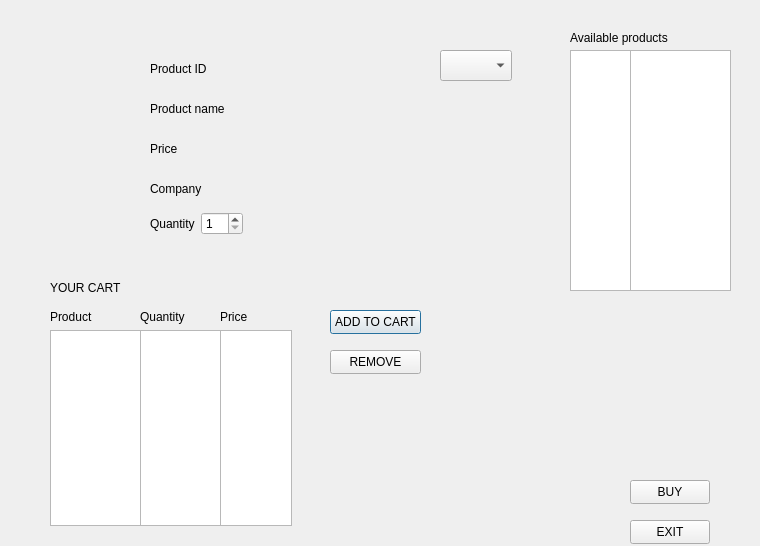
<?xml version="1.0" encoding="UTF-8"?>
<ui version="4.0">
 <class>buyproducts</class>
 <widget class="QDialog" name="buyproducts">
  <property name="geometry">
   <rect>
    <x>0</x>
    <y>0</y>
    <width>760</width>
    <height>546</height>
   </rect>
  </property>
  <property name="windowTitle">
   <string>Dialog</string>
  </property>
  <widget class="QListView" name="id">
   <property name="geometry">
    <rect>
     <x>570</x>
     <y>50</y>
     <width>61</width>
     <height>241</height>
    </rect>
   </property>
  </widget>
  <widget class="QComboBox" name="comboBox">
   <property name="geometry">
    <rect>
     <x>440</x>
     <y>50</y>
     <width>72</width>
     <height>31</height>
    </rect>
   </property>
  </widget>
  <widget class="QListView" name="productname">
   <property name="geometry">
    <rect>
     <x>630</x>
     <y>50</y>
     <width>101</width>
     <height>241</height>
    </rect>
   </property>
  </widget>
  <widget class="QLabel" name="label_4">
   <property name="geometry">
    <rect>
     <x>50</x>
     <y>280</y>
     <width>171</width>
     <height>16</height>
    </rect>
   </property>
   <property name="text">
    <string>YOUR CART</string>
   </property>
  </widget>
  <widget class="QLabel" name="label_6">
   <property name="geometry">
    <rect>
     <x>570</x>
     <y>30</y>
     <width>151</width>
     <height>16</height>
    </rect>
   </property>
   <property name="text">
    <string>Available products</string>
   </property>
  </widget>
  <widget class="QPushButton" name="addtocart">
   <property name="geometry">
    <rect>
     <x>330</x>
     <y>310</y>
     <width>91</width>
     <height>24</height>
    </rect>
   </property>
   <property name="text">
    <string>ADD TO CART</string>
   </property>
  </widget>
  <widget class="QPushButton" name="remove">
   <property name="geometry">
    <rect>
     <x>330</x>
     <y>350</y>
     <width>91</width>
     <height>24</height>
    </rect>
   </property>
   <property name="text">
    <string>REMOVE</string>
   </property>
  </widget>
  <widget class="QPushButton" name="buy">
   <property name="geometry">
    <rect>
     <x>630</x>
     <y>480</y>
     <width>80</width>
     <height>24</height>
    </rect>
   </property>
   <property name="text">
    <string>BUY</string>
   </property>
  </widget>
  <widget class="QPushButton" name="exit">
   <property name="geometry">
    <rect>
     <x>630</x>
     <y>520</y>
     <width>80</width>
     <height>24</height>
    </rect>
   </property>
   <property name="text">
    <string>EXIT</string>
   </property>
  </widget>
  <widget class="QWidget" name="layoutWidget">
   <property name="geometry">
    <rect>
     <x>150</x>
     <y>60</y>
     <width>251</width>
     <height>18</height>
    </rect>
   </property>
   <layout class="QHBoxLayout" name="horizontalLayout">
    <item>
     <widget class="QLabel" name="label">
      <property name="text">
       <string>Product ID</string>
      </property>
     </widget>
    </item>
    <item>
     <widget class="QLabel" name="pid">
      <property name="text">
       <string/>
      </property>
     </widget>
    </item>
   </layout>
  </widget>
  <widget class="QWidget" name="layoutWidget">
   <property name="geometry">
    <rect>
     <x>150</x>
     <y>100</y>
     <width>251</width>
     <height>18</height>
    </rect>
   </property>
   <layout class="QHBoxLayout" name="horizontalLayout_2">
    <item>
     <widget class="QLabel" name="label_2">
      <property name="text">
       <string>Product name</string>
      </property>
     </widget>
    </item>
    <item>
     <widget class="QLabel" name="pname">
      <property name="text">
       <string/>
      </property>
     </widget>
    </item>
   </layout>
  </widget>
  <widget class="QWidget" name="layoutWidget">
   <property name="geometry">
    <rect>
     <x>150</x>
     <y>140</y>
     <width>251</width>
     <height>18</height>
    </rect>
   </property>
   <layout class="QHBoxLayout" name="horizontalLayout_3">
    <item>
     <widget class="QLabel" name="label_3">
      <property name="text">
       <string>Price</string>
      </property>
     </widget>
    </item>
    <item>
     <widget class="QLabel" name="pprice">
      <property name="text">
       <string/>
      </property>
     </widget>
    </item>
   </layout>
  </widget>
  <widget class="QWidget" name="layoutWidget">
   <property name="geometry">
    <rect>
     <x>150</x>
     <y>180</y>
     <width>251</width>
     <height>18</height>
    </rect>
   </property>
   <layout class="QHBoxLayout" name="horizontalLayout_4">
    <item>
     <widget class="QLabel" name="label_7">
      <property name="text">
       <string>Company</string>
      </property>
     </widget>
    </item>
    <item>
     <widget class="QLabel" name="pcompany">
      <property name="text">
       <string/>
      </property>
     </widget>
    </item>
   </layout>
  </widget>
  <widget class="QWidget" name="layoutWidget">
   <property name="geometry">
    <rect>
     <x>150</x>
     <y>210</y>
     <width>93</width>
     <height>27</height>
    </rect>
   </property>
   <layout class="QHBoxLayout" name="horizontalLayout_5">
    <item>
     <widget class="QLabel" name="label_5">
      <property name="text">
       <string>Quantity</string>
      </property>
     </widget>
    </item>
    <item>
     <widget class="QSpinBox" name="quantity">
      <property name="minimum">
       <number>1</number>
      </property>
     </widget>
    </item>
   </layout>
  </widget>
  <widget class="QWidget" name="layoutWidget">
   <property name="geometry">
    <rect>
     <x>50</x>
     <y>310</y>
     <width>91</width>
     <height>216</height>
    </rect>
   </property>
   <layout class="QVBoxLayout" name="verticalLayout">
    <item>
     <widget class="QLabel" name="label_8">
      <property name="text">
       <string>Product</string>
      </property>
     </widget>
    </item>
    <item>
     <widget class="QListView" name="name1"/>
    </item>
   </layout>
  </widget>
  <widget class="QWidget" name="layoutWidget">
   <property name="geometry">
    <rect>
     <x>140</x>
     <y>310</y>
     <width>81</width>
     <height>216</height>
    </rect>
   </property>
   <layout class="QVBoxLayout" name="verticalLayout_2">
    <item>
     <widget class="QLabel" name="label_9">
      <property name="text">
       <string>Quantity</string>
      </property>
     </widget>
    </item>
    <item>
     <widget class="QListView" name="quantity1"/>
    </item>
   </layout>
  </widget>
  <widget class="QWidget" name="layoutWidget">
   <property name="geometry">
    <rect>
     <x>220</x>
     <y>310</y>
     <width>72</width>
     <height>216</height>
    </rect>
   </property>
   <layout class="QVBoxLayout" name="verticalLayout_3">
    <item>
     <widget class="QLabel" name="label_10">
      <property name="text">
       <string>Price</string>
      </property>
     </widget>
    </item>
    <item>
     <widget class="QListView" name="price1"/>
    </item>
   </layout>
  </widget>
 </widget>
 <resources/>
 <connections/>
</ui>
